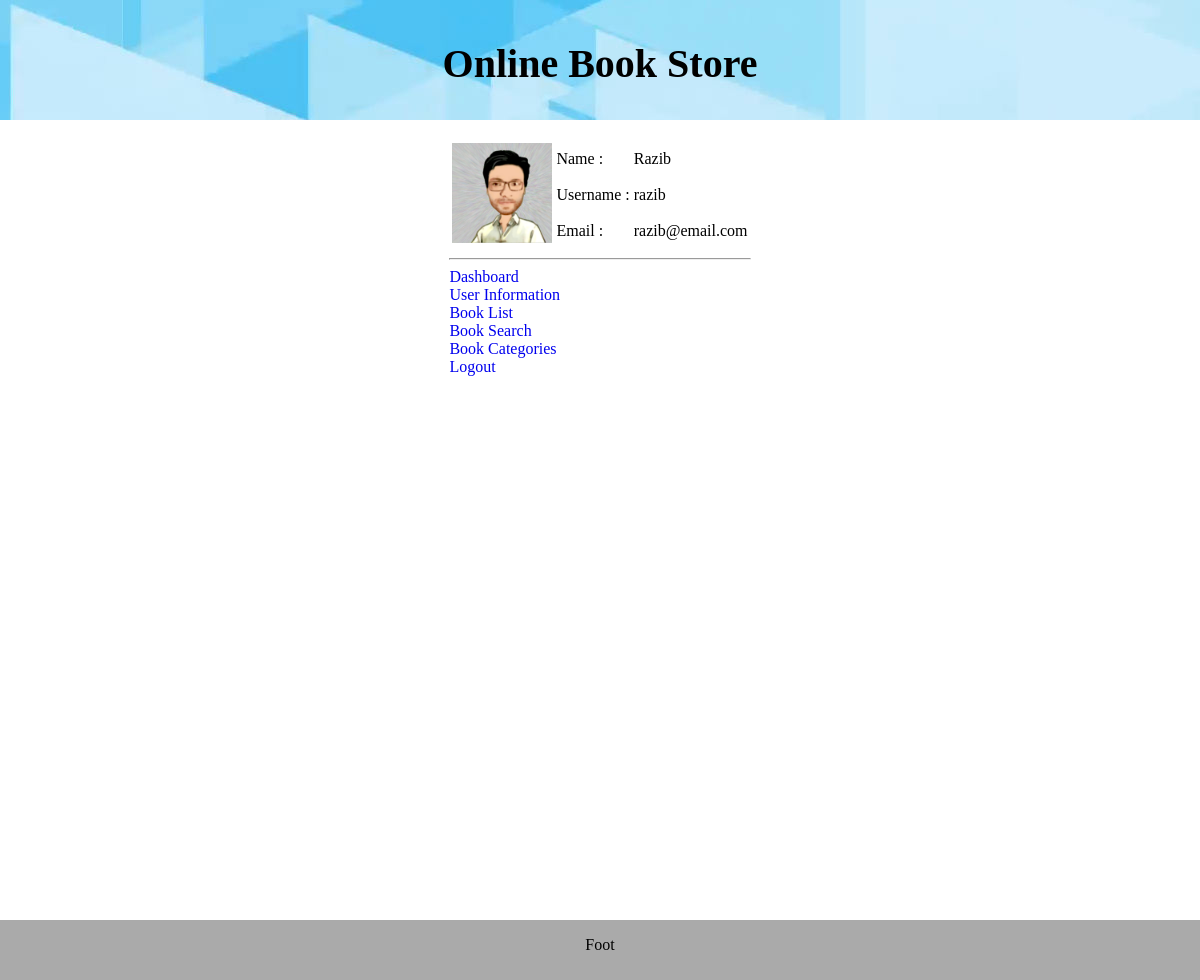
Page /php/userinfo.php (signed in) on the committed database.
### tables this page shows
CREATE TABLE `userInfo` (
  `id` int(10) NOT NULL,
  `name` varchar(250) NOT NULL,
  `uname` varchar(50) NOT NULL,
  `email` varchar(80) NOT NULL,
  `passwd` varchar(50) NOT NULL,
  `image` varchar(100) NOT NULL,
  `date` datetime NOT NULL
);

### php/userinfo.php (the view, shortened to what this page needs)
<!DOCTYPE html>
<html>
<head>
	<link rel="stylesheet" href="css/site_style_m.css">
</head>
<body>
	<div id="dv_head">
		<p id='site_title'>Online Book Store</p>
	</div>
	<div id="dv_body">
		<div id="bd_area">
			<?php
			include ('db/dbconn.php');
			$uname = $_SESSION["uname"];
			$query_usrinfo = "SELECT * FROM `userInfo` WHERE uname='$uname'";
			$result = mysqli_query($dbconn, $query_usrinfo) or die(mysql_error());
			if ($result->num_rows > 0) {
				while($row = $result->fetch_assoc()) {
				echo "
				<table id='tab_user_info'>".
					"<tr id='tab_usri_row'>".
						"<td id='tab_usri_col' rowspan='3'>".
							"<img id='usr_img' src='img/users/".
							$row["image"]."'>".
						"</td>".
						"<td id='tab_usri_col'>Name : </td>".
						"<td id='tab_usri_col'>".$row["name"]."</td>".
					"</tr>".
					"<tr id='tab_usri_row'>".
						"<td id='tab_usri_col'>Username :</td>
						<td id='tab_usri_col'>". $row["uname"]."</td>
					</tr>
					<tr id='tab_usri_row'>
						<td id='tab_usri_col'>Email :</td>
						<td id='tab_usri_col'>". $row["email"]."</td>
					</tr>
				</table>";
				}
			}
			include('bttm.php');
			?>
		</div>
	</div>
	<div id="dv_foot">
		<p>Foot</p>
	</div>
</body>
</html>

### php/css/site_style_m.css (style rules this page uses)
body { background-color: #001f3f; margin-top:0px; margin-right:0px; margin-bottom:0px; margin-left:0px; }
#dv_head { overflow: hidden; width : 100%; height : 120px; background-image : url("..//img/sites/head_bg_img.jpg"); text-align: center; }
#site_title { font-family: "Times New Roman", Times, serif; font-size: 40px; font-weight: bold; }
#dv_body { overflow: hidden; width : 100%; height : 90%; min-height: 800px; background-color: #ffffff; }
#bd_area { padding-top: 20px; padding-left:40px; padding-right: 40px; display: table; margin-right: auto; margin-left: auto; }
#dv_foot { overflow: hidden; background-color: #AAAAAA; width : 100%; height : 60px; text-align: center; }
#usr_img { width: 100px; height: 100px; }

### rows in the picture
userinfo: image (picture), name "Razib", uname "razib", email "razib@email.com"
